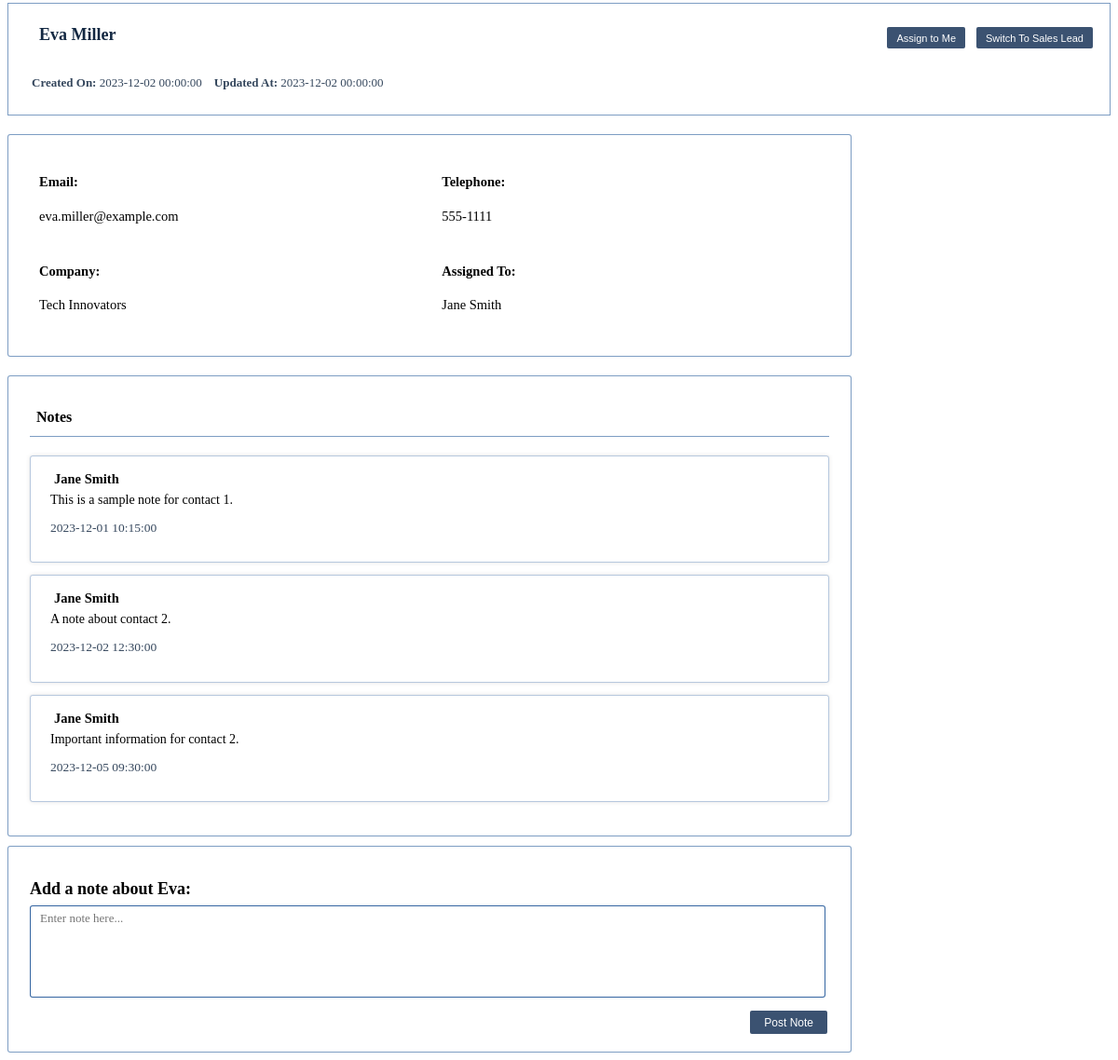
/screens/contactDetails.php?id=4080, run on the app's committed database.
### tables this page shows
CREATE TABLE `contacts` (
  `id` int(11) NOT NULL auto_increment,
  `firstname` varchar(35) NOT NULL ,
  `lastname` varchar(35) NOT NULL ,
  `company` varchar(35) NOT NULL ,
  `type` varchar(35) NOT NULL,
  `assigned_to` int(35) NOT NULL ,
  `created_by`  int(35) NOT NULL ,
  `created_on` DATETIME NOT NULL ,
  `updated_at` DATETIME NOT NULL ,
  `telephone` varchar(35) NOT NULL ,
  `email` varchar(35) NOT NULL ,
   PRIMARY KEY  (`id`)
);

CREATE TABLE `users` (
  `id` int(11) NOT NULL auto_increment,
  `firstname` varchar(35) NOT NULL,
  `lastname` varchar(35) NOT NULL ,
  `role` varchar(35) NOT NULL,
  `created_at`  DATETIME NOT NULL ,
  `password` varchar(35) NOT NULL ,
  `email` varchar(35) NOT NULL ,
   PRIMARY KEY  (`id`)
);

CREATE TABLE `notes` (
 `id` int(11) NOT NULL AUTO_INCREMENT,
  `contact_id` int(11) NOT NULL,
  `comment` text NOT NULL,
  `created_by` int(11) NOT NULL,
  `created_at` DATETIME NOT NULL ,
  PRIMARY KEY (`id`)
);

### screens/contactDetails.php (the view, shortened to what this page needs)
<?php
include("../database/dbsetup.php");
$id = isset($_GET['id']) ? $_GET['id'] : '';
$stmt = $conn->prepare("SELECT * FROM contacts WHERE id = ?");
$stmt->execute([$id]);
if ($stmt) {
    $result = $stmt->fetch(PDO::FETCH_ASSOC);
} else {
    echo "Error: " . $conn->errorInfo()[2];
}
$notesStmt = $conn->prepare("SELECT * FROM notes WHERE contact_id = ?");
$notesStmt->execute([$id]);
if ($notesStmt) {
    $notesResult = $notesStmt->fetchAll(PDO::FETCH_ASSOC);
} else {
    echo "Error: " . $conn->errorInfo()[2];
}
    $userStmt = $conn->prepare("SELECT firstname, lastname FROM users WHERE id = ?");
    $userStmt->execute([$result['assigned_to']]);
    $userResult = $userStmt->fetch(PDO::FETCH_ASSOC);
?>
<!DOCTYPE html>
<html lang="en">
<head>
    <link rel="stylesheet" type= "text/css" href="css/contactDetails.css">
</head>
<body>
    <div id="contactDetailsHead">
        <div id="divA">
            <h1><i class="fa-solid fa-id-card-clip"></i> <?= $result['firstname'] ?> <?= $result['lastname'] ?> </h1>
            <div id="contactExtraInfo">
                <p> <strong> Created On: </strong> <?= $result['created_on'] ?>  </p>
                <p> <strong> Updated At: </strong> <?= $result['updated_at'] ?> </p>
            </div>
        </div>
        <div id="contactHeadButtons">
            <button id = "Assign" class = "assign" >Assign to Me</button>
            <?php
            if ($result['type'] === "Sales Lead") {
                echo '<button id = "SupportButton" class = "switch" >Switch to Support</button>';
            } elseif ($result['type'] === "Support") {
                echo '<button id = "SalesButton" class = "switch" >Switch To Sales Lead</button>';
            }
            ?>
        </div>
    </div>
    <div id="contactDetailsBody">
        <div id="div1">
            <div class="detailsrow">
                <h4>Email:</h4>
                <?= $result['email'] ?>
            </div>
            <div class="detailsrow">
                <h4>Company:</h4>
                <?= $result['company'] ?>
            </div>
        </div>
        <div id="div2">
            <div class="detailsrow">
                <h4>Telephone:</h4>
                <?= $result['telephone'] ?>
            </div>
            <div class="detailsrow">
                <h4>Assigned To:</h4>
                <div id="assignedTo">
                <?= $userResult['firstname'] . ' ' . $userResult['lastname'] ?>
                </div>
            </div>
        </div>
    </div>
    <div id="NotesBody">
        <h1 id="NotesHead"><i class="fa-solid fa-pen-to-square"></i> Notes</h1>
            <?php if ($notesResult === "No notes found with the provided ID.") { ?>
                <p id="noNotes"><?= $result['firstname'] ?> has no notes yet.</p>
            <?php } else { ?>
                <?php foreach ($notesResult as $row): ?>
                    <div class="NotesComment">
                        <div id="userfullname"><?= $userResult['firstname'] . ' ' . $userResult['lastname'] ?></div>
                        <p><?= $row['comment'] ?></p>
                        <p id="commentdate">
                        <?= $row['created_at'] ?></p>
                    </div>
                <?php endforeach; ?>
            <?php } ?>
    </div>
    <div id="NotesEntry">
        <form action="database/notesConnect.php" method="post">
            <h1>Add a note about <?= $result['firstname'] ?>: </h1>
            <textarea id="comment" name="comment" required placeholder="Enter note here..."></textarea>
            <div id='savectrl'>
                <button type="submit" id="save">Post Note</button>
            </div>
        </form>
    </div>
</body>
</html>

### css/contactDetails.css (style rules this page uses)
#contactDetailsHead { display: flex; justify-content: space-between; margin-top: -5px; padding: 10px; padding-left: 25px; padding-bottom: 13px; border: 1.5px solid rgba(37, 90, 154, 0.591); background-color: rgba(255, 255, 255, 0.85); }
#contactDetailsHead h1 { margin-top: 5px; display: inline; color: rgb(19, 40, 66); font-size: 18px; align-items:center; }
#contactDetailsHead #divA { display: flex; display: flex; align-items: space-between; flex-direction: column; }
#contactDetailsHead #contactExtraInfo { display: flex; justify-content: space-between; margin-top: 6px; font-size: 13px; color: rgba(19, 40, 66, 0.854); }
#contactDetailsHead #contactExtraInfo p { margin-right: 13px; }
#contactHeadButtons { margin-top: 15px; }
#contactHeadButtons button { background: rgb(59, 82, 113); border-radius: 2px; font-size: 11px; color: white; border: none; padding: 5.6px; padding-left: 10px; padding-right: 10px; margin-right: 8px; }
#contactDetailsBody { align-items: center; display: flex; background-color: rgba(255, 255, 255, 0.85); border-radius: 3px; border: 1.5px solid rgba(37, 90, 154, 0.591); margin-top: 20px; width: 71.5vw; padding: 23px; }
#contactDetailsBody #div1 { width: 52%; padding-left: 10px; }
#contactDetailsBody #div2 { width: 50%; }
#contactDetailsBody .detailsrow { padding-bottom: 23px; font-size: 14.5px; }
#NotesBody { align-items: center; background-color: rgba(255, 255, 255, 0.85); border-radius: 3px; border: 1.5px solid rgba(37, 90, 154, 0.591); margin-top: 20px; width: 71.5vw; min-height: 150px; padding: 23px; }
#NotesBody h1 { font-size: 17px; }
#NotesBody #NotesHead { border-bottom: 1.5px solid rgba(37, 90, 154, 0.591); padding-bottom: 10px; margin-bottom: 20px; padding-left: 4px; font-size: 16px; }
#NotesBody #NotesHead i { padding-right: 3px; font-size: 17px; }
#NotesBody .NotesComment { border: 1.5px solid rgba(37, 90, 154, 0.331); box-shadow: rgba(0, 0, 0, 0.1) 0px 0px 5px 0px, rgba(0, 0, 0, 0.1) 0px 0px 1px 0px; border-radius: 3px; margin-bottom: 13px; padding: 15px; padding-left: 21px; }
#NotesBody .NotesComment #userfullname { display: inline; font-weight: bold; font-size: 14.5px; margin-left: 4px; }
#NotesBody .NotesComment p { margin-top: 8px; font-size: 14px; margin-top: 6px; }
#NotesBody .NotesComment #commentdate { margin-top: 5px; font-size: 13.5px; color: rgba(19, 40, 66, 0.854); }
#NotesEntry { align-items: center; background-color: rgba(255, 255, 255, 0.85); border-radius: 3px; border: 1.5px solid rgba(37, 90, 154, 0.591); margin-top: 10px; width: 71.5vw; padding: 23px; }
#NotesEntry h1 { font-size: 18px; margin-bottom: 7px; }
#NotesEntry textarea { font: inherit; resize: none; width: 69.3vw; font-size: 13px; margin: 0; border-radius: 3px; height: 90px; border: 2px solid rgba(37, 90, 154, 0.93); border-width: 0.5px; padding-top: 5px; padding-left: 10px; padding-right: 10px; margin-right: 15px; }
#NotesEntry #savectrl { display: flex; justify-content: right; margin-bottom: -4px; margin-right: 2px; }
#NotesEntry #savectrl button { background: rgb(59, 82, 113); border-radius: 2px; font-size: 12px; color: white; border: none; padding: 5.5px; padding-left: 15px; margin-top: 10px; padding-right: 15px; }

### data on the page
contacts: firstname "Eva", lastname "Miller", created_on "2023-12-02 00:00:00", updated_at "2023-12-02 00:00:00", email "eva.miller@example.com", company "Tech Innovators", telephone "555-1111"
users: firstname "Jane", lastname "Smith"
notes: comment "This is a sample note for contact 1.", created_at "2023-12-01 10:15:00"
notes: comment "A note about contact 2.", created_at "2023-12-02 12:30:00"
notes: comment "Important information for contact 2.", created_at "2023-12-05 09:30:00"
